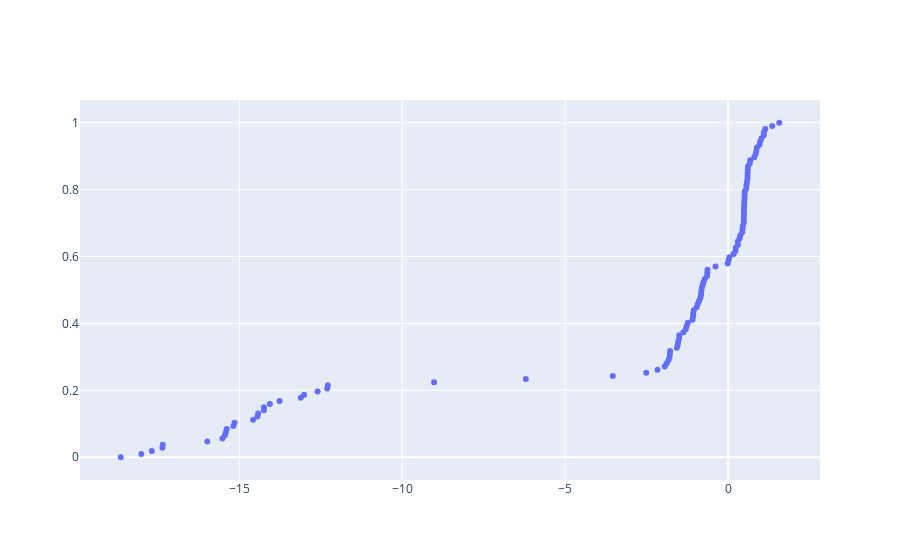

Source (notebook cell):
### Code cell
fig = go.Figure()
fig.add_trace(go.Scatter (x = np.sort(np.log(v)), y = np.linspace (0,1,len(v)), mode = 'markers'))
